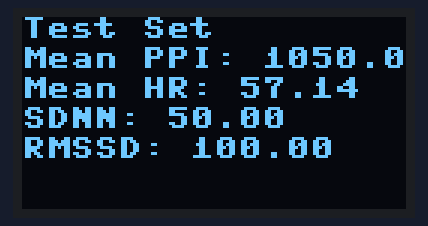
The program below on a simulated Raspberry Pi Pico running MicroPython. Shown: 128×64 one-colour display.

Above: at 0.1 s.
At 5.1 s:
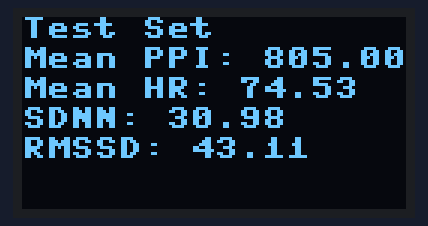

The program:

Task_2.py
```python
from machine import Pin, I2C
from ssd1306 import SSD1306_I2C
import utime


testSet1 = [1000, 1100, 1000, 1100, 1000, 1100, 1000, 1100, 1000, 1100, 1000, 1100,
              1000, 1100, 1000, 1100, 1000, 1100, 1000, 1100]
testSet2 = [828, 836, 852, 760, 800, 796, 856, 824, 808, 776, 724, 816, 800, 812, 812,
              812, 756, 820, 812, 800]

i2c = I2C(1, scl=Pin(15), sda=Pin(14), freq=400000)
oled = SSD1306_I2C(128, 64, i2c)

def calcHrvParameters(ppiVal):
    meanPpi = sum(ppiVal) / len(ppiVal)
    meanHr = 60000 / meanPpi
    sdnn = (sum([(ppi - meanPpi) ** 2 for ppi in ppiVal]) / len(ppiVal)) ** 0.5
    rmssd = (sum([(ppiVal[i] - ppiVal[i-1]) ** 2 for i in range(1, len(ppiVal))]) / (len(ppiVal) - 1)) ** 0.5
    return meanPpi, meanHr, sdnn, rmssd

meanPpi1, meanHr1, sdnn1, rmssd1 = calcHrvParameters(testSet1)
meanPpi2, meanHr2, sdnn2, rmssd2 = calcHrvParameters(testSet2)

def updateDisplay(testSet):
    oled.fill(0)
    oled.text("Test Set", 0, 0)
    oled.text("Mean PPI: {:.2f}".format(testSet[0]), 0, 10)
    oled.text("Mean HR: {:.2f}".format(testSet[1]), 0, 20)
    oled.text("SDNN: {:.2f}".format(testSet[2]), 0, 30)
    oled.text("RMSSD: {:.2f}".format(testSet[3]), 0, 40)
    oled.show()

currTestSet = 1
while True:
    if currTestSet == 1:
        updateDisplay([meanPpi1, meanHr1, sdnn1, rmssd1])
        currTestSet = 2
    else:
        updateDisplay([meanPpi2, meanHr2, sdnn2, rmssd2])
        currTestSet = 1
    utime.sleep(5)#OLED display switches between test sets 1 and 2 every 5 seconds
```

Measured:
- what the display in image 1 shows lasts 5.0 s, from 5.1 s to 10.1 s
